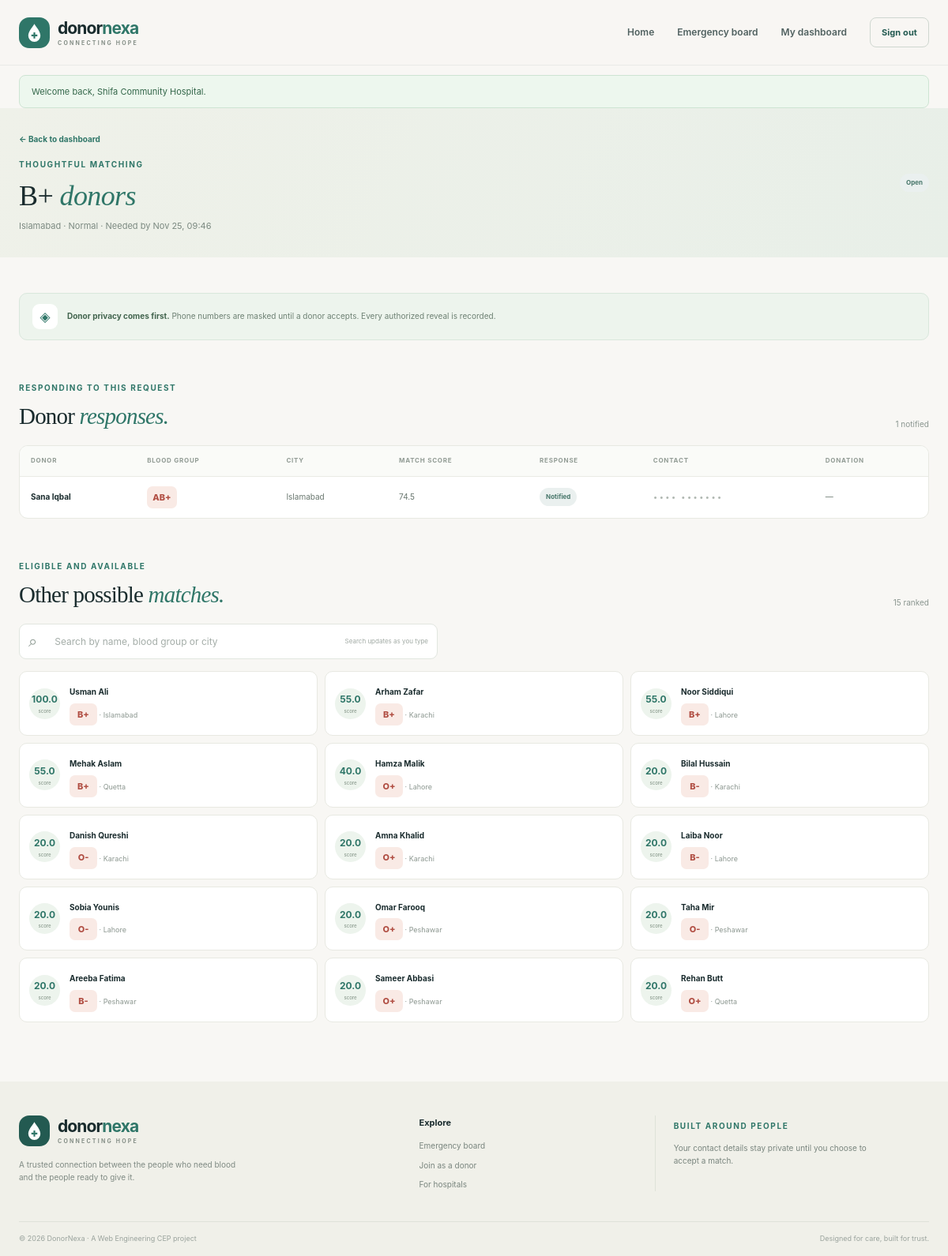
The page /index.php?page=request_donors&id=3 (signed in) on the database its author committed.
### tables this page shows
CREATE TABLE IF NOT EXISTS blood_requests (
    id BIGINT UNSIGNED AUTO_INCREMENT PRIMARY KEY,
    hospital_id BIGINT UNSIGNED NOT NULL,
    blood_group VARCHAR(3) NOT NULL,
    units_needed TINYINT UNSIGNED NOT NULL,
    units_reserved TINYINT UNSIGNED NOT NULL DEFAULT 0,
    units_fulfilled TINYINT UNSIGNED NOT NULL DEFAULT 0,
    urgency VARCHAR(12) NOT NULL,
    required_by DATETIME NOT NULL,
    ward VARCHAR(100) NOT NULL,
    notes VARCHAR(1000) NULL,
    status VARCHAR(20) NOT NULL DEFAULT 'open',
    created_at TIMESTAMP NOT NULL DEFAULT CURRENT_TIMESTAMP,
    updated_at TIMESTAMP NOT NULL DEFAULT CURRENT_TIMESTAMP ON UPDATE CURRENT_TIMESTAMP,
    KEY idx_requests_public (status, urgency, required_by),
    KEY idx_requests_hospital_status (hospital_id, status, created_at),
    KEY idx_requests_blood_city (blood_group, urgency, required_by),
    CONSTRAINT fk_requests_hospital FOREIGN KEY (hospital_id) REFERENCES hospitals(user_id) ON DELETE RESTRICT,
    CONSTRAINT chk_requests_blood_group CHECK (blood_group IN ('A+', 'A-', 'B+', 'B-', 'AB+', 'AB-', 'O+', 'O-')),
    CONSTRAINT chk_requests_units CHECK (units_needed BETWEEN 1 AND 20),
    CONSTRAINT chk_requests_counts CHECK (
        units_reserved + units_fulfilled <= units_needed
    ),
    CONSTRAINT chk_requests_urgency CHECK (urgency IN ('critical', 'urgent', 'normal')),
    CONSTRAINT chk_requests_status CHECK (status IN ('open', 'partially_fulfilled', 'fulfilled', 'cancelled', 'expired'))
);

CREATE TABLE IF NOT EXISTS cities (
    id SMALLINT UNSIGNED AUTO_INCREMENT PRIMARY KEY,
    city_name VARCHAR(80) NOT NULL,
    province VARCHAR(80) NOT NULL,
    UNIQUE KEY uq_cities_name_province (city_name, province)
);

CREATE TABLE IF NOT EXISTS request_matches (
    id BIGINT UNSIGNED AUTO_INCREMENT PRIMARY KEY,
    request_id BIGINT UNSIGNED NOT NULL,
    donor_id BIGINT UNSIGNED NOT NULL,
    score DECIMAL(6,2) NOT NULL DEFAULT 0,
    status VARCHAR(16) NOT NULL DEFAULT 'notified',
    decline_reason VARCHAR(240) NULL,
    responded_at DATETIME NULL,
    created_at TIMESTAMP NOT NULL DEFAULT CURRENT_TIMESTAMP,
    UNIQUE KEY uq_match_request_donor (request_id, donor_id),
    KEY idx_match_donor_status (donor_id, status, created_at),
    KEY idx_match_request_status (request_id, status),
    CONSTRAINT fk_matches_request FOREIGN KEY (request_id) REFERENCES blood_requests(id) ON DELETE CASCADE,
    CONSTRAINT fk_matches_donor FOREIGN KEY (donor_id) REFERENCES donors(user_id) ON DELETE CASCADE,
    CONSTRAINT chk_matches_status CHECK (status IN ('notified', 'accepted', 'declined', 'no_response', 'donated', 'cancelled'))
);

CREATE TABLE IF NOT EXISTS users (
    id BIGINT UNSIGNED AUTO_INCREMENT PRIMARY KEY,
    name VARCHAR(120) NOT NULL,
    email VARCHAR(190) NOT NULL,
    password_hash VARCHAR(255) NOT NULL,
    role VARCHAR(16) NOT NULL,
    status VARCHAR(16) NOT NULL DEFAULT 'active',
    created_at TIMESTAMP NOT NULL DEFAULT CURRENT_TIMESTAMP,
    updated_at TIMESTAMP NOT NULL DEFAULT CURRENT_TIMESTAMP ON UPDATE CURRENT_TIMESTAMP,
    UNIQUE KEY uq_users_email (email),
    KEY idx_users_role_status (role, status),
    CONSTRAINT chk_users_role CHECK (role IN ('admin', 'hospital', 'donor')),
    CONSTRAINT chk_users_status CHECK (status IN ('active', 'blocked', 'pending'))
);

CREATE TABLE IF NOT EXISTS donors (
    user_id BIGINT UNSIGNED PRIMARY KEY,
    blood_group VARCHAR(3) NOT NULL,
    dob DATE NOT NULL,
    weight DECIMAL(5,2) NOT NULL,
    city_id SMALLINT UNSIGNED NOT NULL,
    phone VARCHAR(20) NOT NULL,
    cnic CHAR(15) NOT NULL,
    last_donation_date DATE NULL,
    is_available TINYINT(1) NOT NULL DEFAULT 1,
    photo VARCHAR(255) NULL,
    created_at TIMESTAMP NOT NULL DEFAULT CURRENT_TIMESTAMP,
    UNIQUE KEY uq_donors_cnic (cnic),
    KEY idx_donors_match (blood_group, city_id, is_available),
    KEY idx_donors_last_donation (last_donation_date),
    CONSTRAINT fk_donors_user FOREIGN KEY (user_id) REFERENCES users(id) ON DELETE CASCADE,
    CONSTRAINT fk_donors_city FOREIGN KEY (city_id) REFERENCES cities(id) ON DELETE RESTRICT,
    CONSTRAINT chk_donors_blood_group CHECK (blood_group IN ('A+', 'A-', 'B+', 'B-', 'AB+', 'AB-', 'O+', 'O-')),
    CONSTRAINT chk_donors_weight CHECK (weight >= 0),
    CONSTRAINT chk_donors_available CHECK (is_available IN (0, 1))
);

### templates/hospital/donors.php (the view, shortened to what the rows shown need)
<section class="dashboard-hero dashboard-hero-compact">
    <div class="container dashboard-hero-inner"><div><a class="back-link" href="<?= e(url('dashboard')) ?>">← Back to dashboard</a><span class="eyebrow">Thoughtful matching</span><h1><?= e($request['blood_group']) ?> <em>donors</em></h1><p><?= e($request['city_name']) ?> · <?= e(ucfirst($request['urgency'])) ?> · Needed by <?= e(date('M j, H:i', strtotime($request['required_by']))) ?></p></div><span class="status-pill status-<?= e($request['status']) ?>"><?= e(str_replace('_', ' ', ucfirst($request['status']))) ?></span></div>
</section>
<section class="section dashboard-section"><div class="container">
    <div class="section-heading dashboard-heading"><div><span class="eyebrow">Responding to this request</span><h2>Donor <em>responses.</em></h2></div><span class="results-count"><?= count($matchedDonors) ?> notified</span></div>
    <div class="table-wrap"><table><thead><tr><th>Donor</th><th>Blood group</th><th>City</th><th>Match score</th><th>Response</th><th>Contact</th><th>Donation</th></tr></thead><tbody>
        <?php foreach ($matchedDonors as $match): ?><tr><td><strong class="table-primary"><?= e($match['name']) ?></strong></td><td><span class="blood-chip blood-chip-small"><?= e($match['blood_group']) ?></span></td><td><?= e($match['city_name']) ?></td><td><?= e(number_format((float) $match['score'], 1)) ?></td><td><span class="status-pill status-<?= e($match['match_status']) ?>"><?= e(str_replace('_', ' ', ucfirst($match['match_status']))) ?></span></td><td><?php if (in_array($match['match_status'], ['accepted', 'donated'], true)): ?><a class="contact-link" href="tel:<?= e(preg_replace('/\D+/', '', $match['phone'])) ?>"><?= e($match['phone']) ?></a><?php else: ?><span class="masked-contact">•••• •••••••</span><?php endif; ?></td><td><?php if ($match['match_status'] === 'accepted'): ?><form method="post" action="<?= e(url('complete_donation')) ?>" data-confirm="Confirm the donation was completed? This updates inventory and donor eligibility."><?= csrf_field() ?><input type="hidden" name="match_id" value="<?= e($match['match_id']) ?>"><button class="button button-primary button-small" type="submit">Mark complete</button></form><?php elseif ($match['match_status'] === 'donated'): ?><span class="status-pill status-donated">Recorded</span><?php else: ?>—<?php endif; ?></td></tr><?php endforeach; ?>
    </tbody></table></div>
    <div class="section-heading dashboard-heading"><div><span class="eyebrow">Eligible and available</span><h2>Other possible <em>matches.</em></h2></div><span class="results-count"><?= count($donors) ?> ranked</span></div>
</div></section>

### rows shown on the page
blood_requests: blood_group "B+", cities.city_name "Islamabad", urgency "Normal", required_by "Nov 25, 09:46", status "Open"
request_matches: users.name "Sana Iqbal", donor.blood_group "AB+", cities.city_name "Islamabad", score "74.5", status "Notified"

### other values the page prints
$notice['message'] "Welcome back, Shifa Community Hospital."
count($matchedDonors) "1"
count($donors) "15"
$donor['score'] "100.0"
$donor['name'] "Usman Ali"
$donor['blood_group'] "B+"
$donor['city_name'] "Islamabad"
$donor['score'] "55.0"
$donor['name'] "Arham Zafar"
$donor['city_name'] "Karachi"
$donor['name'] "Noor Siddiqui"
$donor['city_name'] "Lahore"
$donor['name'] "Mehak Aslam"
$donor['city_name'] "Quetta"
$donor['score'] "40.0"
